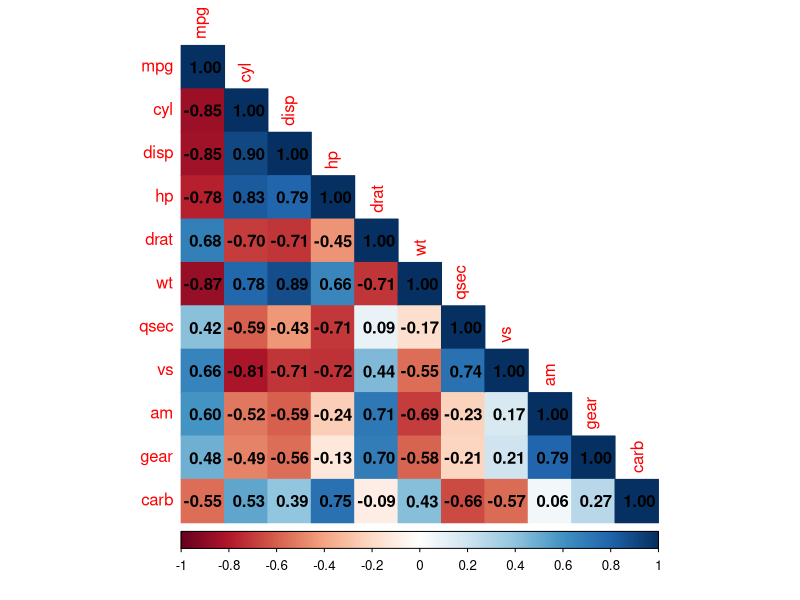

The R source for this figure:
## ---- chunk 1
knitr::opts_chunk$set(echo = TRUE)
## ---- chunk 2
library(corrplot)
library(Hmisc)
library(gridExtra)
library(dplyr)
library(ggplot2)
library(VGAM)
library(caret)

cars <- tbl_df(mtcars) 

summary(cars)
describe(cars)

# Split continuous and discrete variables
x <- cars %>% dplyr::select(mpg, disp, hp, drat, wt, qsec)
y <- cars %>% dplyr::select(cyl, vs, am, gear, carb) %>%
        mutate_all(funs(as.factor))
## ---- chunk 3
# Correlation plot to detect collinearity
corrplot(cor(cars), method="color", type="lower", addCoef.col = "black")
